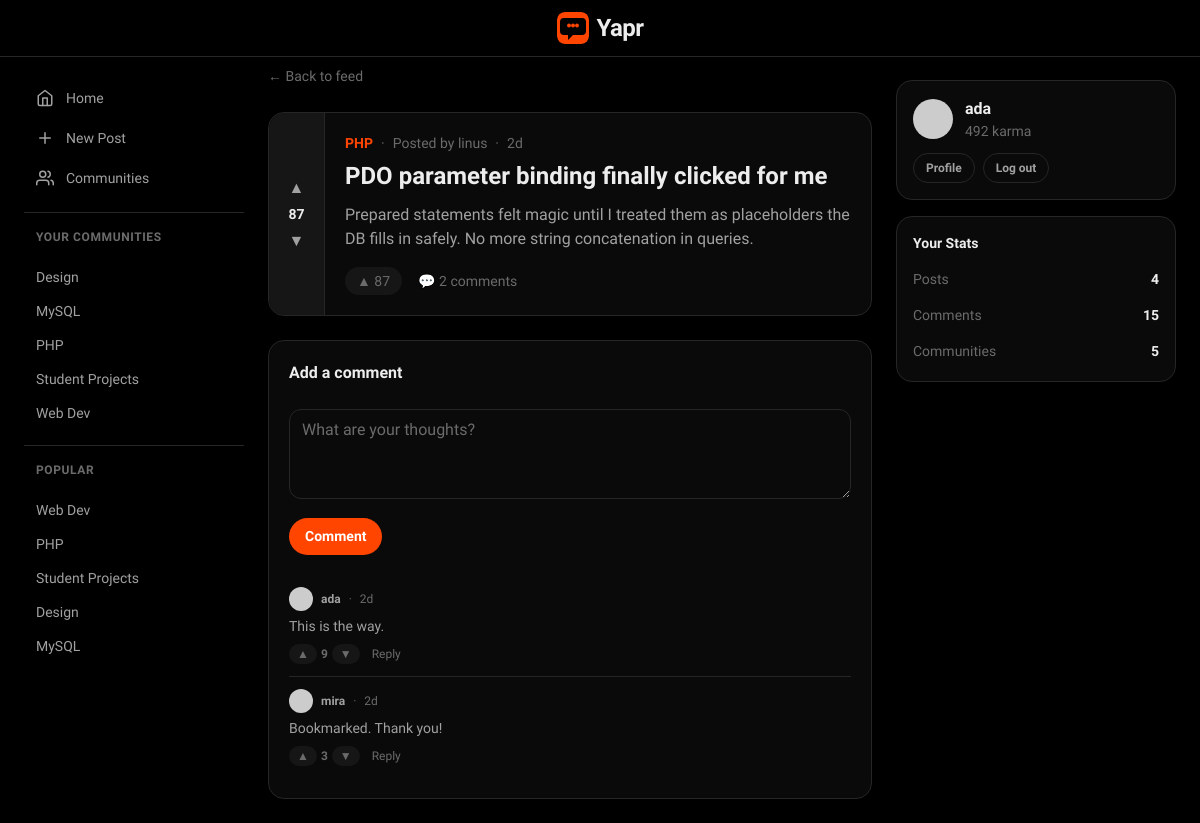
Screenshot of /post.php?id=2 (signed in) with the database file from the repository.
### tables this page shows
CREATE TABLE posts (
    id           INT UNSIGNED AUTO_INCREMENT PRIMARY KEY,
    title        VARCHAR(255) NOT NULL,
    body         TEXT         NOT NULL,
    user_id      INT UNSIGNED NOT NULL,
    community_id INT UNSIGNED NOT NULL,
    score        INT          NOT NULL DEFAULT 0,
    created_at   TIMESTAMP    NOT NULL DEFAULT CURRENT_TIMESTAMP,
    updated_at   TIMESTAMP    NOT NULL DEFAULT CURRENT_TIMESTAMP ON UPDATE CURRENT_TIMESTAMP,
    FOREIGN KEY (user_id)      REFERENCES users(id)       ON DELETE CASCADE,
    FOREIGN KEY (community_id) REFERENCES communities(id) ON DELETE CASCADE
);

CREATE TABLE communities (
    id              INT UNSIGNED AUTO_INCREMENT PRIMARY KEY,
    name            VARCHAR(50)  NOT NULL,
    slug            VARCHAR(60)  NOT NULL UNIQUE,
    description     TEXT         DEFAULT NULL,
    owner_id        INT UNSIGNED NOT NULL,
    background_url  VARCHAR(255) DEFAULT NULL,
    created_at      TIMESTAMP    NOT NULL DEFAULT CURRENT_TIMESTAMP,
    FOREIGN KEY (owner_id) REFERENCES users(id) ON DELETE CASCADE
);

CREATE TABLE comments (
    id         INT UNSIGNED AUTO_INCREMENT PRIMARY KEY,
    body       TEXT         NOT NULL,
    user_id    INT UNSIGNED NOT NULL,
    post_id    INT UNSIGNED NOT NULL,
    parent_id  INT UNSIGNED DEFAULT NULL,
    score      INT          NOT NULL DEFAULT 0,
    created_at TIMESTAMP    NOT NULL DEFAULT CURRENT_TIMESTAMP,
    FOREIGN KEY (user_id)   REFERENCES users(id)   ON DELETE CASCADE,
    FOREIGN KEY (post_id)   REFERENCES posts(id)   ON DELETE CASCADE,
    FOREIGN KEY (parent_id) REFERENCES comments(id) ON DELETE CASCADE
);

CREATE TABLE users (
    id         INT UNSIGNED AUTO_INCREMENT PRIMARY KEY,
    username   VARCHAR(30)  NOT NULL UNIQUE,
    email      VARCHAR(255) NOT NULL UNIQUE,
    password   VARCHAR(255) NOT NULL,
    avatar     VARCHAR(255) DEFAULT NULL,
    endless_scroll TINYINT(1) NOT NULL DEFAULT 0,
    created_at TIMESTAMP    NOT NULL DEFAULT CURRENT_TIMESTAMP,
    updated_at TIMESTAMP    NOT NULL DEFAULT CURRENT_TIMESTAMP ON UPDATE CURRENT_TIMESTAMP
);

### api/post.php (the view, shortened to what this page needs)
<?php
require __DIR__ . '/includes/db.php';
require __DIR__ . '/includes/helpers.php';
$userId = intval($_SESSION['user']['id'] ?? 0);
if (isset($_GET['id'])) {
    $id = intval($_GET['id']);
} else {
    $id = 0;
}
$perPage = 10;
$postResult = mysqli_query($conn, "
    SELECT p.*, u.username AS author_username,
           c.name AS community_name, c.slug AS community_slug,
           (SELECT COUNT(*) FROM comments WHERE post_id = p.id) AS comments_count,
           (SELECT v.value FROM votes v
            WHERE v.user_id = $userId AND v.target_id = p.id AND v.target_type = 'post') AS my_vote
    FROM posts p
    JOIN users u ON p.user_id = u.id
    JOIN communities c ON p.community_id = c.id
    WHERE p.id = $id
");
$post = mysqli_fetch_assoc($postResult);
$post['author'] = ['username' => $post['author_username']];
$post['community'] = $post['community_name'];
$post['time'] = timeAgo($post['created_at']);
$myVote = intval($post['my_vote'] ?? 0);
$page = isset($_GET['page']) ? intval($_GET['page']) : 1;
$offset = ($page - 1) * $perPage;
$commentsResult = mysqli_query($conn, "
    SELECT c.*, u.username AS author_username, u.avatar AS author_avatar_url,
           (SELECT v.value FROM votes v
            WHERE v.user_id = $userId AND v.target_id = c.id AND v.target_type = 'comment') AS my_vote
    FROM comments c
    JOIN users u ON c.user_id = u.id
    WHERE c.post_id = $id
    ORDER BY c.created_at ASC
    LIMIT $offset, $perPage
");
$postComments = [];
while ($row = mysqli_fetch_assoc($commentsResult)) {
    $row['author'] = ['username' => $row['author_username'], 'avatar_url' => $row['author_avatar_url']];
    $row['time'] = timeAgo($row['created_at']);
    $postComments[] = $row;
}
$topLevel = [];
$repliesByParent = [];
$idsOnPage = [];
foreach ($postComments as $c) {
    $idsOnPage[$c['id']] = true;
}
foreach ($postComments as $c) {
    $parent = $c['parent_id'];
    if ($parent === null || !isset($idsOnPage[$parent])) {
        $topLevel[] = $c;
    } else {
        $repliesByParent[$parent][] = $c;
    }
}
require __DIR__ . '/includes/header.php';
?>
<div class="space-y-6">
  <a href="index.php" class="text-sm text-ink-faint transition hover:text-pop">← Back to feed</a>
  <article class="card flex reveal overflow-hidden">
    <form class="vote-rail" action="vote-handler.php" method="post">
      <button type="submit" name="vote" value="1" class="vote-btn is-up<?= $myVote === 1 ? ' is-active' : '' ?>" aria-label="Upvote">▲</button>
      <span class="vote-score"><?= escapeHtml($post['score']) ?></span>
      <button type="submit" name="vote" value="-1" class="vote-btn is-down<?= $myVote === -1 ? ' is-active' : '' ?>" aria-label="Downvote">▼</button>
    </form>
    <div class="min-w-0 flex-1 p-5">
      <div class="mb-2 flex flex-wrap items-center gap-2 text-sm text-ink-faint">
        <span class="font-display font-semibold text-pop"><?= escapeHtml($post['community']) ?></span>
        <span>·</span><span>Posted by <?= escapeHtml($post['author']['username']) ?></span>
        <span>·</span><span><?= escapeHtml($post['time']) ?></span>
      </div>
      <h1 class="font-display text-2xl font-bold leading-tight text-ink"><?= escapeHtml($post['title']) ?></h1>
      <p class="mt-3 whitespace-pre-line text-ink-soft"><?= escapeHtml($post['body']) ?></p>
      <div class="mt-4 flex items-center gap-4 text-sm text-ink-faint">
        <span class="flex items-center gap-1 rounded-full bg-night-raised px-3 py-1">▲ <?= escapeHtml($post['score']) ?></span>
        <span>💬 <?= escapeHtml($post['comments_count']) ?> comments</span>
      </div>
    </div>
  </article>
  <section class="card reveal p-5">
    <h2 id="add-comment" class="mb-3 font-display font-semibold text-ink">Add a comment</h2>
    <?php if (isset($_SESSION['user'])): ?>
    <form action="post.php?id=<?= $id ?>" method="post" class="space-y-3" onsubmit="this.querySelector('button').disabled=true">
      <textarea name="body" rows="3" placeholder="What are your thoughts?"
                class="field"></textarea>
      <button type="submit" class="btn-pop">Comment</button>
    </form>
    <?php else: ?>
      <p class="text-sm text-ink-faint"><a href="login.php" class="text-pop hover:underline">Log in</a> to comment.</p>
    <?php endif; ?>
    <div class="mt-5 divide-y divide-line">
      <?php foreach ($topLevel as $c): ?>
        <?= commentTreeHtml($c, $repliesByParent, $id) ?>
      <?php endforeach; ?>
    </div>
  </section>
</div>
<?php require __DIR__ . '/includes/footer.php'; ?>

### api/includes/helpers.php (shortened to what this page needs)
<?php
function timeAgo(string $datetime): string {
    $timestamp = strtotime($datetime);
    $diff = time() - $timestamp;
    if ($diff < 604800) {
        return floor($diff / 86400) . 'd';
    }
    return date('M j', $timestamp);
}
function escapeHtml($value): string {
    return htmlspecialchars((string) $value, ENT_QUOTES, 'UTF-8');
}
function avatarHtml(array $user, int $size = 10): string {
    $username = $user['username'] ?? 'guest';
    $initial = mb_strtoupper(mb_substr($username, 0, 1));
    $px = $size * 4;
    $avatarUrl = $user['avatar_url'] ?? '';
    $result = '<img src="' . escapeHtml($avatarUrl) . '" alt="' . escapeHtml($username) . '"';
    $result .= ' width="' . $px . '" height="' . $px . '" class="rounded-full" loading="lazy">';
    return $result;
}
function commentIndentStyle(int $depth): string {
    return '';
}
function commentActionsHtml(array $c, int $postId, int $depth): string {
    $id = intval($c['id'] ?? 0);
    $score = escapeHtml($c['score'] ?? 0);
    $myVote = intval($c['my_vote'] ?? 0);
    $upClass   = 'vote-pill is-up inline-flex items-center gap-1 rounded-full bg-night-raised px-2 py-0.5 transition hover:text-pop' . ($myVote === 1 ? ' is-active' : '');
    $downClass = 'vote-pill is-down inline-flex items-center gap-1 rounded-full bg-night-raised px-2 py-0.5 transition hover:text-pop' . ($myVote === -1 ? ' is-active' : '');
    $replyHtml = '';
    if ($depth < 5) {
        $replyHtml = '<button type="button" class="reply-btn text-xs font-medium text-ink-faint hover:text-pop" data-comment-id="' . $id . '">Reply</button>';
    }
    $inlineFormHtml = <<<HTML
      <div class="inline-reply hidden mt-2" id="reply-form-{$id}">
        <form class="js-reply-form space-y-2" data-comment-id="{$id}">
          <input type="hidden" name="post_id" value="{$postId}">
          <input type="hidden" name="parent_id" value="{$id}">
          <textarea name="body" rows="2" placeholder="Write a reply..." class="field text-sm"></textarea>
          <div class="flex items-center gap-2">
            <button type="submit" class="btn-pop text-xs py-1 px-3">Post Reply</button>
            <button type="button" class="cancel-reply text-xs text-ink-faint hover:text-ink">Cancel</button>
          </div>
        </form>
      </div>
HTML;
    return <<<HTML
        <div class="mt-1.5 flex items-center gap-3 text-xs font-medium text-ink-faint">
        <form class="inline-flex items-center gap-1" action="vote-handler.php" method="post">
          <input type="hidden" name="target_id" value="{$id}">
          <input type="hidden" name="target_type" value="comment">
          <button type="submit" name="vote" value="1" class="{$upClass}" aria-label="Upvote">▲</button>
          <span class="font-semibold">{$score}</span>
          <button type="submit" name="vote" value="-1" class="{$downClass}" aria-label="Downvote">▼</button>
        </form>
        {$replyHtml}
      </div>
      {$inlineFormHtml}
HTML;
}
function commentItemHtml(array $c, int $postId = 0, int $depth = 0, int $index = 0): string {
    $author = $c['author']['username'] ?? 'unknown';
    $body = escapeHtml($c['body'] ?? '');
    $time = escapeHtml($c['time'] ?? '');
    $indent = commentIndentStyle($depth);
    if ($depth > 0) {
        $marginStyle = 'margin-left:' . ($depth * 24) . 'px;';
    } else {
        $marginStyle = '';
    }
    $delay = min($index, 7) * 55;
    $actions = commentActionsHtml($c, $postId, $depth);
    $avatar = avatarHtml($c['author'], 6);
    return <<<HTML
    <div class="reveal py-3{$indent}" style="{$marginStyle}--reveal-delay:{$delay}ms;">
      <div class="flex flex-wrap items-center gap-2 text-xs text-ink-faint">
        {$avatar}
        <span class="font-semibold text-ink-soft">{$author}</span>
        <span>·</span><span>{$time}</span>
      </div>
      <p class="mt-1 text-sm leading-relaxed text-ink-soft">{$body}</p>
      {$actions}
    </div>
HTML;
}
function commentTreeHtml(array $comment, array $repliesByParent, int $postId, int $depth = 0): string {
    $html = '<div class="comment-thread" data-comment-id="' . $comment['id'] . '">';
    $html .= commentItemHtml($comment, $postId, $depth);
    $children = $repliesByParent[$comment['id']] ?? [];
    $html .= '</div>';
    return $html;
}

### api/includes/sidebar-right.php (shortened to what this page needs)
<?php
$currentUserId = intval($_SESSION['user']['id'] ?? 0);
if ($currentUserId > 0) {
    $userStatsRes = mysqli_query($conn, "
        SELECT
            (SELECT COALESCE(SUM(score), 0) FROM posts    WHERE user_id = $currentUserId) +
            (SELECT COALESCE(SUM(score), 0) FROM comments WHERE user_id = $currentUserId) AS karma,
            (SELECT COUNT(*) FROM posts    WHERE user_id = $currentUserId) AS user_posts,
            (SELECT COUNT(*) FROM comments WHERE user_id = $currentUserId) AS user_comments,
            (SELECT COUNT(*) FROM community_members WHERE user_id = $currentUserId) AS user_communities
    ");
    $us = mysqli_fetch_assoc($userStatsRes);
    $karma = intval($us['karma'] ?? 0);
    $userPosts = intval($us['user_posts'] ?? 0);
    $userComments = intval($us['user_comments'] ?? 0);
    $userCommunities = intval($us['user_communities'] ?? 0);
}
?>
<?php if ($currentUserId > 0): ?>
  <div class="card p-4">
    <a href="profile.php" class="flex items-center gap-3">
      <?= avatarHtml($_SESSION['user'], 10) ?>
      <div class="min-w-0">
        <p class="truncate font-display font-semibold text-ink transition hover:text-pop"><?= escapeHtml($_SESSION['user']['username']) ?></p>
        <p class="text-sm text-ink-faint"><?= $karma ?> karma</p>
      </div>
    </a>
    <div class="mt-3 flex flex-wrap gap-2">
      <a href="profile.php" class="pill border border-line text-ink-soft text-xs transition hover:border-pop hover:text-pop">Profile</a>
      <a href="logout.php" class="pill border border-line text-ink-soft text-xs transition hover:border-pop hover:text-pop">Log out</a>
    </div>
  </div>
  <div class="card p-4">
    <h3 class="mb-3 font-display text-sm font-semibold text-ink">Your Stats</h3>
    <div class="space-y-2 text-sm">
      <a href="profile.php#posts" class="flex items-center justify-between rounded-lg px-2 py-1 -mx-2 transition hover:bg-night-raised">
        <span class="text-ink-faint">Posts</span>
        <span class="font-display font-semibold text-ink"><?= number_format($userPosts) ?></span>
      </a>
      <a href="profile.php#comments" class="flex items-center justify-between rounded-lg px-2 py-1 -mx-2 transition hover:bg-night-raised">
        <span class="text-ink-faint">Comments</span>
        <span class="font-display font-semibold text-ink"><?= number_format($userComments) ?></span>
      </a>
      <a href="profile.php#communities" class="flex items-center justify-between rounded-lg px-2 py-1 -mx-2 transition hover:bg-night-raised">
        <span class="text-ink-faint">Communities</span>
        <span class="font-display font-semibold text-ink"><?= number_format($userCommunities) ?></span>
      </a>
    </div>
  </div>
<?php endif; ?>

### public/css/polish.css (style rules this page uses)
.reveal { opacity: 0; transform: translateY(20px); transition: opacity 0.35s cubic-bezier(0.23, 1, 0.32, 1), transform 0.35s cubic-bezier(0.23, 1, 0.32, 1); transition-delay: var(--reveal-delay, 0ms); }
.reveal.visible { opacity: 1; transform: translateY(0); }
html { background: #000; }

### api/includes/header.php (style rules this page uses)
:root { --ease-out: cubic-bezier(0.23, 1, 0.32, 1); }
body { background: #000000; -webkit-font-smoothing: antialiased; -moz-osx-font-smoothing: grayscale; }
.card { position: relative; border-radius: 1rem; border: 1px solid #262626; background: #0a0a0a; color: #ededed; transition: transform 200ms var(--ease-out), border-color 200ms var(--ease-out), box-shadow 200ms var(--ease-out); }
.pill { display: inline-flex; align-items: center; justify-content: center; gap: 0.375rem; border-radius: 9999px; padding: 0.375rem 0.75rem; font-size: 0.875rem; font-weight: 600; transition: transform 150ms var(--ease-out), background 150ms var(--ease-out), color 150ms var(--ease-out); }
.btn-primary, .btn-pop { display: inline-flex; align-items: center; justify-content: center; border-radius: 9999px; padding: 0.5rem 1rem; font-size: 0.875rem; font-weight: 600; transition: transform 150ms var(--ease-out), background 150ms var(--ease-out), color 150ms var(--ease-out); }
.btn-pop { background: #ff4500; color: #fff; }
.vote-rail { display: flex; width: 3.5rem; flex-shrink: 0; flex-direction: column; align-items: center; justify-content: center; gap: 0.125rem; border-top-left-radius: 1rem; border-bottom-left-radius: 1rem; border-right: 1px solid #262626; background: #161616; padding: 0.75rem 0; color: #a1a1a1; }
.vote-btn { display: flex; height: 1.75rem; width: 1.75rem; align-items: center; justify-content: center; border-radius: 9999px; font-size: 1rem; line-height: 1; transition: transform 150ms var(--ease-out), background 150ms var(--ease-out), color 150ms var(--ease-out); }
.vote-score { font-family: "Bricolage Grotesque", system-ui, sans-serif; font-size: 0.875rem; font-weight: 700; font-variant-numeric: tabular-nums; color: #ededed; }
.field { width: 100%; border-radius: 0.75rem; border: 1px solid #262626; background: #0a0a0a; padding: 0.5rem 0.75rem; color: #ededed; transition: border-color 150ms var(--ease-out), box-shadow 150ms var(--ease-out); }
.field::placeholder { color: #6b6b6b; }

### rows the page displays
posts: score "87", community.name "PHP", title "PDO parameter binding finally clicked for me", body "Prepared statements felt magic until I treated them as placeholders the DB fills in safely. No more string concatenation in queries."
comments: user.username "ada", body "This is the way.", score "9"
comments: user.username "mira", body "Bookmarked. Thank you!", score "3"
users: username "ada"

### other values shown
escapeHtml($c['name']) "Design"
escapeHtml($c['name']) "MySQL"
escapeHtml($c['name']) "PHP"
escapeHtml($c['name']) "Student Projects"
escapeHtml($c['name']) "Web Dev"
escapeHtml($pop['name']) "Web Dev"
escapeHtml($pop['name']) "PHP"
escapeHtml($pop['name']) "Student Projects"
escapeHtml($pop['name']) "Design"
escapeHtml($pop['name']) "MySQL"
escapeHtml($post['author']['username']) "linus"
escapeHtml($post['time']) "2d"
escapeHtml($post['comments_count']) "2"
$karma "492"
$userPosts "4"
